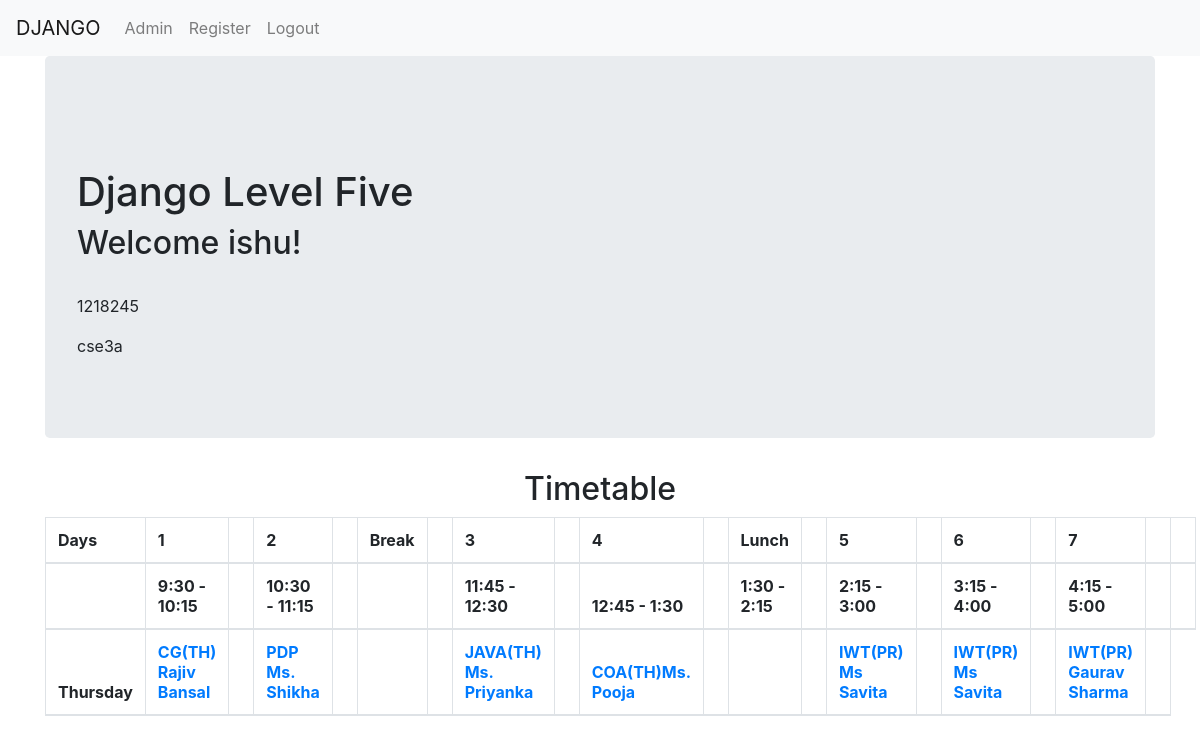
/home/ (signed in), run on the app's committed database.
### accounts/models.py (models this page shows, shortened)
class UserProfileInfo(models.Model):
    user = models.OneToOneField(User, on_delete=models.CASCADE)
    specialization = models.CharField(max_length=10)
    rollnumber = models.CharField(max_length=10)
    class_grp=models.CharField(max_length=10,choices=Group,default='1')

class student_tymtable(models.Model):
    class_grp = models.CharField(max_length=10, choices=Group, default='1')
    specialization=models.CharField(max_length=10,default="")
    day=models.CharField(max_length=50, choices=Days, default='Monday')
    First_lech=models.CharField(max_length=50, null=True,blank=True)
    sec_lech=models.CharField(max_length=50, null=True,blank=True)
    third_lech=models.CharField(max_length=50, null=True,blank=True)
    fourth_lech=models.CharField(max_length=50, null=True,blank=True)
    fifth_lech=models.CharField(max_length=50, null=True,blank=True)
    sixth_lech=models.CharField(max_length=50, null=True,blank=True)
    sev_lech=models.CharField(max_length=50, null=True,blank=True)
    First_lech_teacher = models.CharField(max_length=50, null=True,blank=True)
    sec_lech_teacher = models.CharField(max_length=50, null=True,blank=True)
    third_lech_teacher = models.CharField(max_length=50, null=True,blank=True)
    fourth_lech_teacher = models.CharField(max_length=50, null=True,blank=True)
    fifth_lech_teacher = models.CharField(max_length=50, null=True,blank=True)
    sixth_lech_teacher = models.CharField(max_length=50, null=True,blank=True)
    sev_lech_teacher = models.CharField(max_length=50, null=True,blank=True)

### accounts/views.py (the view)
# urls.py: path('home/', views.home, name='home'),
@login_required
def home(request):
    items = UserProfileInfo.objects.all()
    user = request.user
    x = int(user.id)-18
    all_teacher=[]
    a=[]
    b=[]
    c=[]
    d=[]
    e=[]
    f=[]
    g=[]
    table = student_tymtable.objects.filter(specialization=request.user.userprofileinfo.specialization,class_grp=request.user.userprofileinfo.class_grp)
    for t in table:
        t1=teacher_timetable.objects.filter(name=t.First_lech_teacher,day=t.day)
        a.append(t1)
        t2=teacher_timetable.objects.filter(name=t.sec_lech_teacher,day=t.day)
        b.append(t2)
        t3 = teacher_timetable.objects.filter(name=t.third_lech_teacher,day=t.day)
        c.append(t3)
        t4 = teacher_timetable.objects.filter(name=t.fourth_lech_teacher,day=t.day)
        d.append(t4)
        t5 = teacher_timetable.objects.filter(name=t.fifth_lech_teacher,day=t.day)
        e.append(t5)
        t6 = teacher_timetable.objects.filter(name=t.sixth_lech_teacher,day=t.day)
        f.append(t6)
        t7 = teacher_timetable.objects.filter(name=t.sev_lech_teacher,day=t.day)
        g.append(t7)
    context = {
        'roll': items[x].rollnumber,
        'course': items[x].specialization,
        'table':table,
        'a':a,
        'b':b,
        'c':c,
        'd':d,
        'e':e,
        'f':f,
        'g':g,
    }
    return render(request, 'accounts/home.html',context)

### accounts/templates/accounts/home.html (shortened to what this page needs)
{%load static%}
{% include 'accounts/base.html'%}
<div class="container">
  <div class="jumbotron">
    <br><br>
    <h1>Django Level Five</h1>
    {% if user.is_authenticated %}
        <h2>Welcome {{ user.username }}!</h2><br>
      <p>{{ roll }}</p>
        <p>{{ course }}</p>
    {% else %}
        <h2>Welcome to the site!</h2>
    {% endif %}
  </div>
</div>
<div class="container">
        <div class="container">
            <div class="row">
                <div class="col-md-12">
                    <h2 class="text-center">
                        Timetable
                    </h2>
                </div>
                <div id="no-more-tables">
                     <div class="table-responsive">
                        <table class="col-sm-12 table table-bordered table-striped table- cf " id="dataTable" width="100%" cellspacing="0">
                            <thead class="cf">
                                <tr>
                                    <th> Days      </th>
                                    <th>1</th><th>      </th>
                                    <th>2</th><th>      </th>
                                    <th>Break</th><th>      </th>
                                    <th>3</th><th>      </th>
                                    <th>4</th><th>      </th>
                                    <th>Lunch</th><th>      </th>
                                    <th>5</th><th>      </th>
                                    <th>6</th><th>      </th>
                                    <th>7</th><th>   </th><th>      </th>
                                </tr>
                                <tr>
                                    <th>      </th>
                                    <th>9:30 - 10:15</th><th>      </th>
                                    <th>10:30 - 11:15</th><th>      </th>
                                    <th>   </th><th>      </th>
                                    <th>11:45 - 12:30</th><th>      </th>
                                    <th>12:45 - 1:30</th><th>      </th>
                                    <th>1:30 - 2:15</th><th>      </th>
                                    <th>2:15 - 3:00</th><th>      </th>
                                    <th>3:15 - 4:00</th><th>      </th>
                                    <th>4:15 - 5:00</th><th>   </th><th>      </th>
                                </tr>
                                {% for i in table %}
                                <tr>
                                    <th> {{i.day}}</th>
                                    {% for j in a%}
                                    <th><a href="{{j.First_link}}" >{{i.First_lech}} {{i.First_lech_teacher}}</a> </th><th>   </th>
                                    {% endfor %}
                                    {% for k in b %}
                                    <th> <a href="{{k.sec_link}}" >{{i.sec_lech}} {{i.sec_lech_teacher}} </a> </th><th>   </th>
                                    {%endfor%}
                                    <th>   </th><th>
                                    {% for x in c%}
                                    <th> <a href="{{x.third_link}}" >{{i.third_lech}} {{i.third_lech_teacher}} </a></th><th>   </th>
                                    {% endfor %}
                                    {% for y in d %}
                                    <th><a href="{{y.fourth_link}}" > {{i.fourth_lech}}{{i.fourth_lech_teacher}}</a> </th><th>   </th>
                                    {% endfor%}
                                    <th>   </th><th>   </th>
                                    {% for s in e%}
                                    <th><a href="{{s.fifth_link}}" > {{i.fifth_lech}} {{i.fifth_lech_teacher}}  </a>  </th><th>   </th>
                                    {% endfor %}
                                    {% for p in f %}
                                    <th> <a href="{{p.sixth_link}}" >{{i.sixth_lech}} {{i.sixth_lech_teacher}}  </a>  </th><th>   </th>
                                    {%endfor%}
                                    {% for h in g%}
                                    <th> <a href="{{g.sev_link}}" >{{i.sev_lech}} {{i.sev_lech_teacher}}   </a>   </th><th>   </th>
                                    {% endfor %}
                                </tr>
                                {% endfor %}
                            </thead>
                        </table>
                     </div>
                </div>
            </div>
        </div>
    </div>

### data on the page
UserProfileInfo: rollnumber "1218245", specialization "cse3a"
student_tymtable: day "Thursday", First_lech "CG(TH)", First_lech_teacher "Rajiv Bansal", sec_lech "PDP", sec_lech_teacher "Ms. Shikha", third_lech "JAVA(TH)", third_lech_teacher "Ms. Priyanka", fourth_lech "COA(TH)", fourth_lech_teacher "Ms. Pooja", fifth_lech "IWT(PR)", fifth_lech_teacher "Ms Savita", sixth_lech "IWT(PR)", sixth_lech_teacher "Ms Savita", sev_lech "IWT(PR)", sev_lech_teacher "Gaurav Sharma"

### other printed values
{{ user.username }} "ishu"
